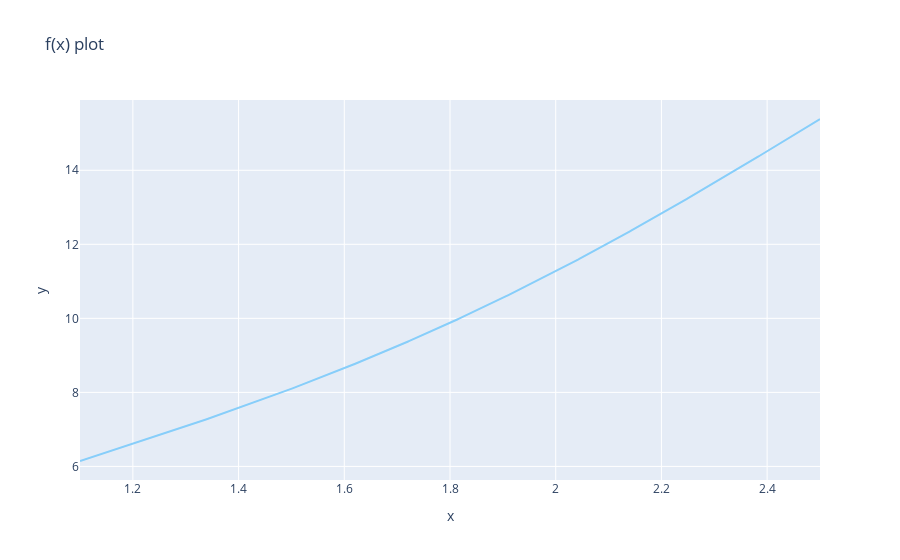

The code cell stored with this chart in its notebook:
### Code cell
x = np.linspace(a,b,1000)
fig = go.Figure()
fig.add_trace(go.Scatter(x=x,y=f(x), name='f(x)=0.5*cos(2x)*e^(0.4x)+2.4*sin(1.5x)*e^(-6x)+6x', marker=dict(color='LightSkyBlue', size=40, line=dict(color='MediumPurple', width=30))))
fig.update_layout(title='f(x) plot', xaxis_title='x', yaxis_title='y')
fig.update_traces(hoverinfo="all", hovertemplate="Аргумент: %{x}<br>Функция: %{y}")

### Figure 1 — Plotly figure (JSON) as saved in the notebook; plotly's stock layout.template omitted (floating-point values rounded to 4 significant figures; data arrays with more than 128 entries replaced by an {"elided": "..."} marker saying what was removed)
{"data": [{"hoverinfo": "all", "hovertemplate": "Аргумент: %{x}<br>Функция: %{y}", "marker": {"color": "LightSkyBlue", "line": {"color": "MediumPurple", "width": 30}, "size": 40}, "name": "f(x)=0.5*cos(2x)*e^(0.4x)+2.4*sin(1.5x)*e^(-6x)+6x", "type": "scatter", "x": {"elided": "1000 float values"}, "y": {"elided": "1000 float values"}}], "layout": {"title": {"text": "f(x) plot"}, "xaxis": {"title": {"text": "x"}}, "yaxis": {"title": {"text": "y"}}}}
